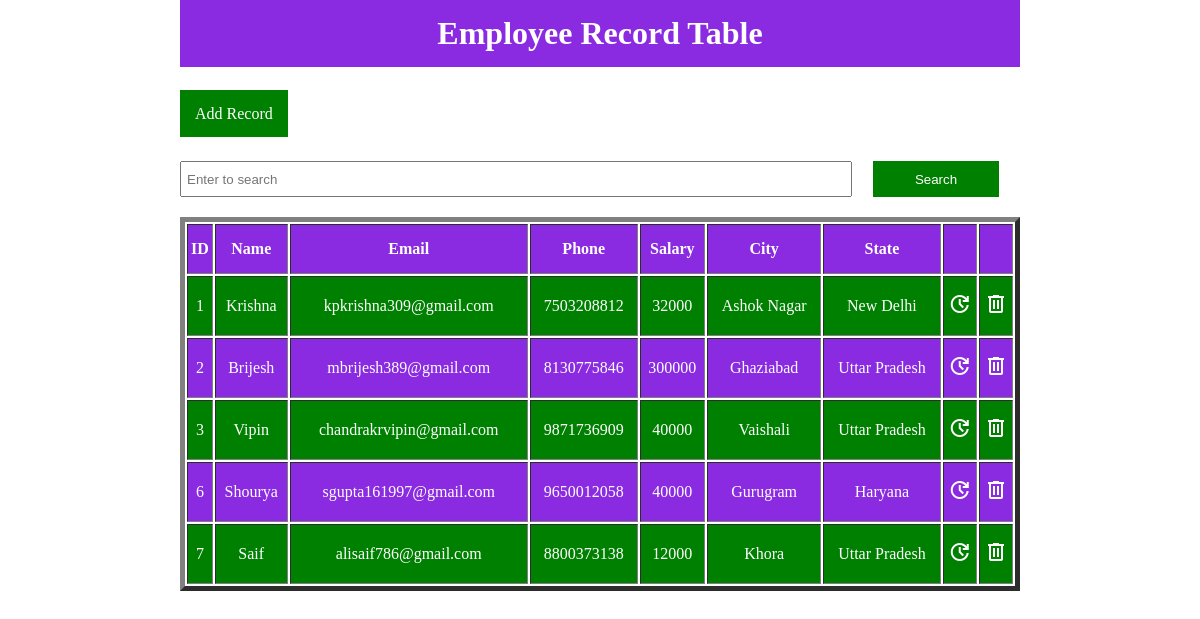
The page / on the database its author committed.
### mainApp/models.py (models this page shows, shortened)
class Employee(models.Model):
    id = models.AutoField(primary_key=True)
    name = models.CharField(max_length=50)
    email = models.EmailField(max_length=100)
    phone = models.CharField(max_length=15)
    sal = models.IntegerField()
    city = models.CharField(max_length=60,default="",null=True,blank=True)
    state = models.CharField(max_length=60,default="",null=True,blank=True)

### mainApp/views.py (the view)
# urls.py: path("",views.home),
def home(Request):
    if (Request.method == "POST"):
        search = Request.POST.get("search")
        data = Employee.objects.filter(Q(name__icontains=search)|Q(email__icontains=search))
    else:
        data = Employee.objects.all()
    return render(Request,"index.html",{'data':data})

### mainApp/templates/index.html (shortened to what this page needs)
{% load static %}
<!DOCTYPE html>
<html lang="en">
<head>
    <link rel="stylesheet" href="{% static 'css/style.css' %}">
</head>
<body>
    <div class="main">
        <div class="center">
            {% block content %}
            <h1>Employee Record Table</h1><br>
            <a id="btn" href="/add/">Add Record</a><br><br/>
            <form method="post" class="search">
                <input type="search" name="search" placeholder="Enter to search">
                <button type="submit">Search</button><br><br>
            </form>
            <table class="table" border="5px" cellpadding="5px">
                <tr>
                    <th>ID</th>
                    <th>Name</th>
                    <th>Email</th>
                    <th>Phone</th>
                    <th>Salary</th>
                    <th>City</th>
                    <th>State</th>
                    <th></th>
                    <th></th>
                </tr>
                {% for i in data %}
                <tr>
                    <td>{{i.id}}</td>
                    <td>{{i.name}}</td>
                    <td>{{i.email}}</td>
                    <td>{{i.phone}}</td>
                    <td>{{i.sal}}</td>
                    <td>{{i.city}}</td>
                    <td>{{i.state}}</td>
                    <td><a href="/update/{{i.id}}"><span class="material-symbols-outlined">Update</span></a></td>
                    <td><a href="#" onclick="fun('{{i.id}}')"><span class="material-symbols-outlined">Delete</span></a></td>
                </tr>
                {% endfor %}
            </table>
            {% endblock %}
        </div>
    </div>
</body>
</html>

### mainApp/static/css/style.css (style rules this page uses)
* { margin: 0; }
.main { width: 100vw; height:100vh; }
.center { width: 70%; margin: auto; }
h1 { background-color:blueviolet; color:white; padding:15px; text-align:center; margin-bottom: 20px; }
#btn { text-decoration:none; background-color:green; color:white; padding:15px; margin-bottom:50px; }
.search { width: 100%; display: flex; justify-content: space-between; margin: 20px 0; }
.search input { width: 80%; padding: 5px; }
.search button { width: 15%; padding: 5px 0; background-color:green; border:none; color:white; }
.table { width: 100% }
tr { background-color: green; color: white; }
tr:nth-child(odd) { background-color: blueviolet; color: white; }
th,td { padding: 15px 0; text-align: center; }
.table a { text-decoration: none; color: white; }

### rows shown on the page
Employee: id "1", name "Krishna", email "kpkrishna309@gmail.com", phone "7503208812", sal "32000", city "Ashok Nagar", state "New Delhi"
Employee: id "2", name "Brijesh", email "mbrijesh389@gmail.com", phone "8130775846", sal "300000", city "Ghaziabad", state "Uttar Pradesh"
Employee: id "3", name "Vipin", email "chandrakrvipin@gmail.com", phone "9871736909", sal "40000", city "Vaishali", state "Uttar Pradesh"
Employee: id "6", name "Shourya", email "sgupta161997@gmail.com", phone "9650012058", sal "40000", city "Gurugram", state "Haryana"
Employee: id "7", name "Saif", email "alisaif786@gmail.com", phone "8800373138", sal "12000", city "Khora", state "Uttar Pradesh"
